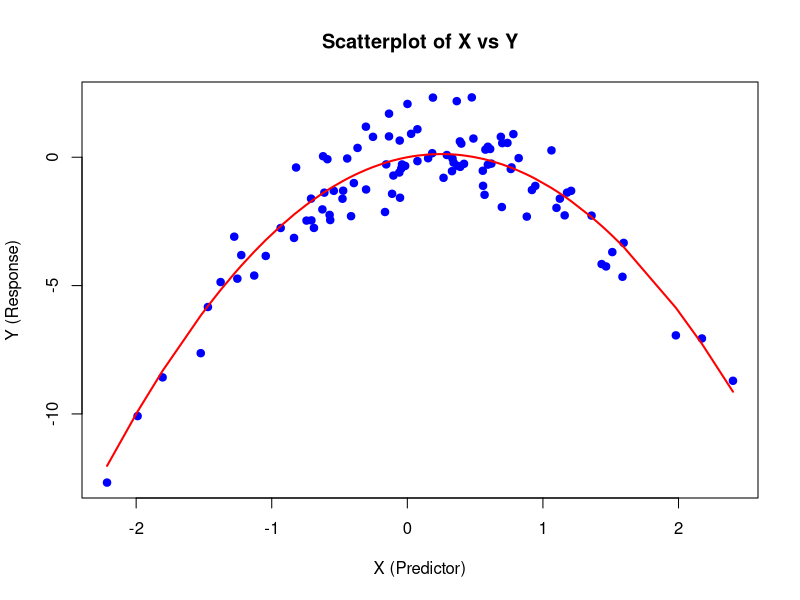

Here is the R script that generated this plot:
## ---- chunk 1
knitr::opts_chunk$set(echo = TRUE)
## ---- chunk 2
# (a)
set.seed(1)
x <- rnorm(100)
y <- x - 2 * x^2 + rnorm(100)

# 1. What is 'n'?
# n = 100, which represents the number of observations in the dataset.

# 2. What is 'p'?
# p = 2, as there is two predictor variable (X) in the dataset.

# 3. Write the model in equation form:
# The model used to generate the data is:
# Y = X - 2X^2 + epsilon, where epsilon ~ N(0, 1).

# (b) Create a scatterplot of X against Y
# Generate the scatterplot
plot(x, y, main = "Scatterplot of X vs Y", xlab = "X (Predictor)", 
     ylab = "Y (Response)", pch = 19,  col = "blue")

lines(sort(x), (sort(x) - 2 * sort(x)^2), col = "red", lwd = 2)
# The scatterplot shows a clear non-linear relationship between X and Y, 
# matching the model Y = X - 2X^2 + epsilon, with noise causing slight variability.

#(c)
# For LOOCV function
library(boot)

# Create a data frame containing X and Y
data <- data.frame(x, y)

# Define four models
model1 <- glm(y ~ x, data = data)
model2 <- glm(y ~ x + I(x^2), data = data)
model3 <- glm(y ~ x + I(x^2) + I(x^3), data = data)
model4 <- glm(y ~ x + I(x^2) + I(x^3) + I(x^4), data = data)

# Calculate the LOOCV error for each model
cv_error1 <- cv.glm(data, model1)$delta[1]
cv_error2 <- cv.glm(data, model2)$delta[1]
cv_error3 <- cv.glm(data, model3)$delta[1]
cv_error4 <- cv.glm(data, model4)$delta[1]

# Output LOOCV Error
cat("LOOCV Error for Model 1 (Linear):", cv_error1, "\n")
cat("LOOCV Error for Model 2 (Quadratic):", cv_error2, "\n")
cat("LOOCV Error for Model 3 (Cubic):", cv_error3, "\n")
cat("LOOCV Error for Model 4 (Quartic):", cv_error4, "\n")

# (d)
set.seed(23)

# Generate new data
x_new <- rnorm(100)
y_new <- x_new - 2 * x_new^2 + rnorm(100)
data_new <- data.frame(x = x_new, y = y_new)

# Define new models
model1_new <- glm(y ~ x, data = data_new)
model2_new <- glm(y ~ x + I(x^2), data = data_new)
model3_new <- glm(y ~ x + I(x^2) + I(x^3), data = data_new)
model4_new <- glm(y ~ x + I(x^2) + I(x^3) + I(x^4), data = data_new)

# Compute LOOCV errors for the new data
cv_error1_new <- cv.glm(data_new, model1_new)$delta[1]
cv_error2_new <- cv.glm(data_new, model2_new)$delta[1]
cv_error3_new <- cv.glm(data_new, model3_new)$delta[1]
cv_error4_new <- cv.glm(data_new, model4_new)$delta[1]

# Output LOOCV errors for new data
cat("LOOCV Error for Model 1 (Linear):", cv_error1_new, "\n")
cat("LOOCV Error for Model 2 (Quadratic):", cv_error2_new, "\n")
cat("LOOCV Error for Model 3 (Cubic):", cv_error3_new, "\n")
cat("LOOCV Error for Model 4 (Quartic):", cv_error4_new, "\n")

# The calculated LOOCV errors have different values, but the trend 
# is consistent, indicating that the model selection is stable.
# The quadratic model still performs best on different datasets.
# Linear model error is the largest.

# (e)
# The quadratic model had the smallest LOOCV error in (c).
# The data generation process includes a quadratic term (-2X^2).

# (f)
# Print summary for each model to check coefficient significance
summary(model1)
summary(model2)  
summary(model3) 
summary(model4)

# Best model: The quadratic model (Model 2), 
# as its coefficients are significant and it has the smallest LOOCV error.

# Consistency: The statistical significance of the coefficients 
# aligns with the LOOCV results, both supporting 
# the quadratic model as the best choice.

